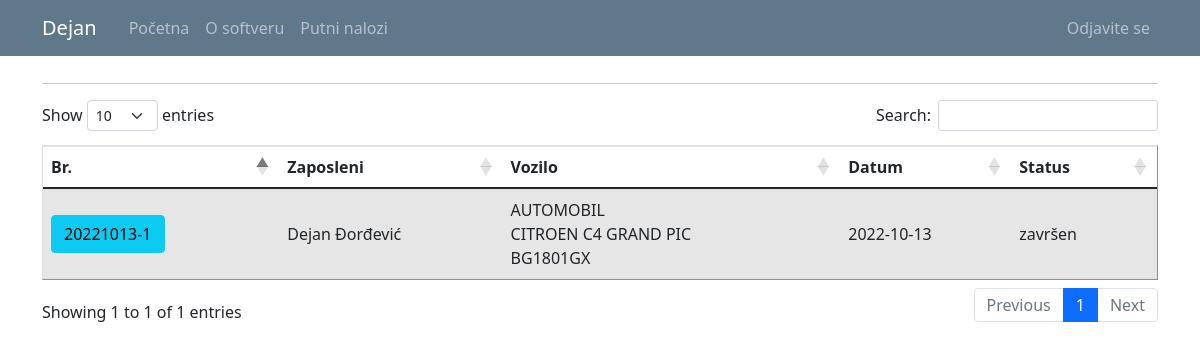
Page /travel_warrant_list (signed in) on the earlier database version.
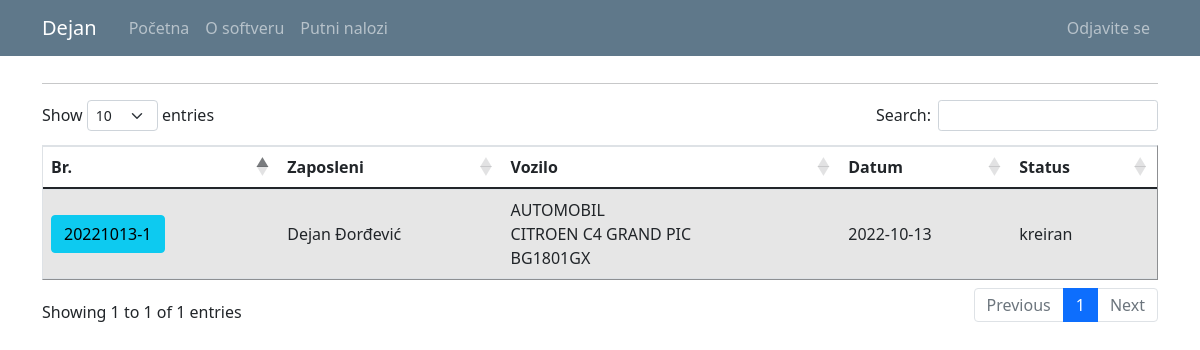
Same page on the later database version.
### putninalozi/models.py (models this page shows, shortened)
class TravelWarrant(db.Model):
    travel_warrant_id = db.Column(db.Integer, primary_key=True)
    travel_warrant_number = db.Column(db.String(50), nullable=False)
    user_id = db.Column(db.Integer, db.ForeignKey('user.id'), nullable=False)
    with_task = db.Column(db.String(50), nullable=False)
    company_id = db.Column(db.Integer, db.ForeignKey('company.id'), nullable=False)
    abroad_contry = db.Column(db.String(50), nullable=True)
    relation = db.Column(db.String(150), nullable=False)
    start_datetime = db.Column(db.DateTime, nullable=True)
    end_datetime = db.Column(db.DateTime, nullable=True)
    vehicle_id = db.Column(db.Integer, db.ForeignKey('vehicle.id'), nullable=True)
    together_with = db.Column(db.String(50), nullable=True)
    personal_type = db.Column(db.String(50), nullable=True)
    personal_brand = db.Column(db.String(50), nullable=True)
    personal_registration = db.Column(db.String(12), nullable=True)
    other = db.Column(db.String(50), nullable=True) #avion, bus, taksi...
    advance_payment = db.Column(db.Integer, nullable=False)
    advance_payment_currency = db.Column(db.String(5), nullable=False)
    daily_wage = db.Column(db.Integer, nullable=False)
    daily_wage_currency = db.Column(db.String(5), nullable=False)
    costs_pays = db.Column(db.String(50), nullable=False)
    km_start = db.Column(db.Integer, nullable=True)
    km_end = db.Column(db.Integer, nullable=True)
    status = db.Column(db.String(15), nullable=False)
    file_name = db.Column(db.String(100), nullable=True) #za PDF fajl
    text_form = db.Column(db.String(1000), nullable=True) #za tekst forme iz pdf fajla
    expenses = db.relationship('TravelWarrantExpenses', backref='trawelwarrantexpenses_travelwarrant', lazy=True)

class User(db.Model, UserMixin):
    id = db.Column(db.Integer, primary_key=True)
    email = db.Column(db.String(120), unique=True, nullable=False)
    password = db.Column(db.String(60), nullable = False)
    name = db.Column(db.String(20), unique=False, nullable=False)
    surname = db.Column(db.String(20), unique=False, nullable=False)
    gender = db.Column(db.String(1)) #(0, "srednji"), (1, "muški"), (2, "ženski")
    workplace = db.Column(db.String(20), unique=False, nullable=False)
    authorization = db.Column(db.String(10), nullable = False) # ovde treba da budu tipovi korisnika: S_admin, C_admin, C_user
    company_id = db.Column(db.Integer, db.ForeignKey('company.id'), nullable=True)
    default_vehicle = db.Column(db.Integer) #kod radnika koji imaju svoj auto, da bude podrazumevana vrednost id tog vozila
    travelwarrants = db.relationship('TravelWarrant', backref='travelwarrant_user', lazy=True)

class Vehicle(db.Model):
    id = db.Column(db.Integer, primary_key=True)
    vehicle_type = db.Column(db.String(10), nullable = False)
    vehicle_brand = db.Column(db.String(10), nullable = False)
    vehicle_registration = db.Column(db.String(12), nullable = False)
    company_id = db.Column(db.Integer, db.ForeignKey('company.id'), nullable=False)
    travelwarrants = db.relationship('TravelWarrant', backref='travelwarrant_vehicle', lazy=True)

### putninalozi/travel_warrants/routes.py (the view)
@travel_warrants.route("/travel_warrant_list", methods=['GET', 'POST'])
def travel_warrant_list():
    if not current_user.is_authenticated:
        flash('Da bi ste pristupili ovoj stranici treba da budete ulogovani.', 'danger')
        return redirect(url_for('users.login'))
    warrants = TravelWarrant.query.all()
    form = PreCreateTravelWarrantForm()
    form.user_id.choices = [(0, '----------')] + [(u.id, u.name+ " " + u.surname) for u in db.session.query(User.id,User.name,User.surname).filter_by(company_id=current_user.user_company.id).order_by('name').all()]
    if form.validate_on_submit():
        korisnik_id = form.user_id.data
        datum = form.start_datetime.data
        return redirect(url_for('travel_warrants.register_tw',korisnik_id=korisnik_id, datum=datum))
    return render_template('travel_warrant_list.html', title='Travel Warrants', warrants=warrants, form=form)

### putninalozi/travel_warrants/forms.py
class PreCreateTravelWarrantForm(FlaskForm):
    user_id = SelectField('Zaposleni:', validators=[DataRequired()], choices=[]) #[(u.id, u.name+" " + u.surname) for u in db.session.query(User.id,User.name,User.surname).all()]) #umesto users: db.session.query(User.id,User.name,User.surname).all()
    start_datetime = DateTimeField('Polazno vreme: ', format='%Y-%m-%dT%H:%M', validators=[DataRequired()])
    submit = SubmitField('Dalje')

### putninalozi/models.py (called while the page is built)
@login_manager.user_loader
def load_user(user_id):
    return User.query.get(int(user_id))

### putninalozi/templates/travel_warrant_list.html (shortened to what this page needs)
{% extends "layout.html" %}
{% block content %}
<hr>
<table id="data" border="1" class="table table-striped">
  {% if current_user.authorization == 's_admin' %}
    <thead>
      <tr id="header">
        <th>Br.</th>
        <th>Kompanija</th>
        <th>Zaposleni</th>
        <th>Vozilo</th>
        <th>Status</th>
      </tr>
    </thead>
    <tbody>
      {% for warrant in warrants %}
        <tr>
          <td class="align-middle"> <a class="mr-2 btn btn-info" href="{{ url_for('travel_warrants.travel_warrant_profile', warrant_id=warrant.travel_warrant_id) }}" role="button" title="Uredi Putni Nalog"> {{ warrant.travel_warrant_number }} </a> </td>
          <td class="align-middle"> {{ warrant.travelwarrant_company.companyname }} </td>
          <td class="align-middle"> {{ warrant.travelwarrant_user.name }} {{ warrant.travelwarrant_user.surname }} </td>
          <td class="align-middle"> {{ warrant.together_with }} {{ warrant.other }} {{ warrant.personal_type }} {{ warrant.travelwarrant_vehicle.vehicle_type }} <br> {{warrant.travelwarrant_vehicle.vehicle_brand}} <br> {{warrant.travelwarrant_vehicle.vehicle_registration}} </td>
          <td class="align-middle"> {{ warrant.status }} </td>
        </tr>
      {% endfor %}
    </tbody>
  {% else %}
    <thead>
      <tr id="header">
        <th>Br.</th>
        <th>Zaposleni</th>
        <th>Vozilo</th>
        <th>Datum</th>
        <th>Status</th>
      </tr>
    </thead>
    <tbody>
      {% for warrant in warrants %}
        {% if current_user.id == warrant.travelwarrant_user.id %}
          <tr>
            <td class="align-middle"> <a class="mr-2 btn btn-info" href="{{ url_for('travel_warrants.travel_warrant_profile', warrant_id=warrant.travel_warrant_id) }}" role="button" title="Uredi Putni Nalog"> {{ warrant.travel_warrant_number }} </a> </td>
            <td class="align-middle"> {{ warrant.travelwarrant_user.name }} {{ warrant.travelwarrant_user.surname}} </td>
            <td class="align-middle"> {{ warrant.travelwarrant_vehicle.vehicle_type }} <br> {{warrant.travelwarrant_vehicle.vehicle_brand}} <br> {{warrant.travelwarrant_vehicle.vehicle_registration}} </td>
            <td class="align-middle"> {{ warrant.start_datetime.date() }} </td>
            <td class="align-middle"> {{ warrant.status }} </td>
          </tr>
        {% endif %}
      {% endfor %}
    </tbody>
  {% endif %}
</table>
{% endblock content%}

Differences in the rows shown:
changed TravelWarrant "Dejan": status "završen" → "kreiran"
